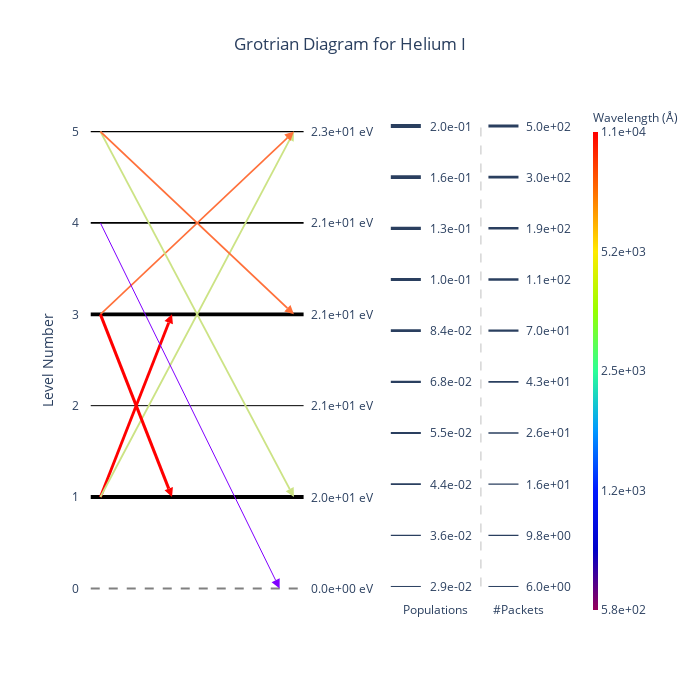

Notebook source saved alongside this figure:
### Code cell
diag = GrotrianWidget.from_simulation(sim)
diag.set_ion(2, 0) # He I
diag.display()

### Figure 1 — Plotly figure (JSON) as saved in the notebook; plotly's stock layout.template omitted (floating-point values rounded to 4 significant figures)
{"data": [{"hovertemplate": "Energy: 0.00e+00 eV<br>Population: 0.00e+00<extra></extra>", "line": {"color": "grey", "dash": "dash"}, "mode": "lines", "showlegend": false, "type": "scatter", "x": [-0.05, 0.07222, 0.1944, 0.3167, 0.4389, 0.5611, 0.6833, 0.8056, 0.9278, 1.05], "xaxis": "x", "y": [0, 0, 0, 0, 0, 0, 0, 0, 0, 0], "yaxis": "y"}, {"hovertemplate": "Energy: 1.98e+01 eV<br>Population: 1.96e-01<extra></extra>", "line": {"color": "black", "width": 4}, "mode": "lines", "showlegend": false, "type": "scatter", "x": [-0.05, 0.07222, 0.1944, 0.3167, 0.4389, 0.5611, 0.6833, 0.8056, 0.9278, 1.05], "xaxis": "x", "y": [1, 1, 1, 1, 1, 1, 1, 1, 1, 1], "yaxis": "y"}, {"hovertemplate": "Energy: 2.06e+01 eV<br>Population: 2.89e-02<extra></extra>", "line": {"color": "black", "width": 1}, "mode": "lines", "showlegend": false, "type": "scatter", "x": [-0.05, 0.07222, 0.1944, 0.3167, 0.4389, 0.5611, 0.6833, 0.8056, 0.9278, 1.05], "xaxis": "x", "y": [2, 2, 2, 2, 2, 2, 2, 2, 2, 2], "yaxis": "y"}, {"hovertemplate": "Energy: 2.10e+01 eV<br>Population: 1.82e-01<extra></extra>", "line": {"color": "black", "width": 3.886}, "mode": "lines", "showlegend": false, "type": "scatter", "x": [-0.05, 0.07222, 0.1944, 0.3167, 0.4389, 0.5611, 0.6833, 0.8056, 0.9278, 1.05], "xaxis": "x", "y": [3, 3, 3, 3, 3, 3, 3, 3, 3, 3], "yaxis": "y"}, {"hovertemplate": "Energy: 2.12e+01 eV<br>Population: 4.68e-02<extra></extra>", "line": {"color": "black", "width": 1.756}, "mode": "lines", "showlegend": false, "type": "scatter", "x": [-0.05, 0.07222, 0.1944, 0.3167, 0.4389, 0.5611, 0.6833, 0.8056, 0.9278, 1.05], "xaxis": "x", "y": [4, 4, 4, 4, 4, 4, 4, 4, 4, 4], "yaxis": "y"}, {"hovertemplate": "Energy: 2.29e+01 eV<br>Population: 3.28e-02<extra></extra>", "line": {"color": "black", "width": 1.201}, "mode": "lines", "showlegend": false, "type": "scatter", "x": [-0.05, 0.07222, 0.1944, 0.3167, 0.4389, 0.5611, 0.6833, 0.8056, 0.9278, 1.05], "xaxis": "x", "y": [5, 5, 5, 5, 5, 5, 5, 5, 5, 5], "yaxis": "y"}, {"hovertemplate": "Count: 360<br>Wavelength: 1.08e+04 Å<extra></extra>", "line": {"color": "#ff0000", "width": 2.856}, "marker": {"angleref": "previous", "color": "#ff0000", "size": 9, "symbol": "arrow-bar-up"}, "type": "scatter", "x": [0, 0.37], "xaxis": "x", "y": [1, 3], "yaxis": "y"}, {"hovertemplate": "Count: 38<br>Wavelength: 3.89e+03 Å<extra></extra>", "line": {"color": "#cce385", "width": 1.837}, "marker": {"angleref": "previous", "color": "#cce385", "size": 9, "symbol": "arrow-bar-up"}, "type": "scatter", "x": [0, 1], "xaxis": "x", "y": [1, 5], "yaxis": "y"}, {"hovertemplate": "Count: 23<br>Wavelength: 7.07e+03 Å<extra></extra>", "line": {"color": "#ff703a", "width": 1.609}, "marker": {"angleref": "previous", "color": "#ff703a", "size": 9, "symbol": "arrow-bar-up"}, "type": "scatter", "x": [0, 1], "xaxis": "x", "y": [3, 5], "yaxis": "y"}, {"hovertemplate": "Count: 6<br>Wavelength: 5.84e+02 Å<extra></extra>", "line": {"color": "#8000ff", "width": 1}, "marker": {"angleref": "previous", "color": "#8000ff", "size": 9, "symbol": "arrow-bar-up"}, "type": "scatter", "x": [0, 0.926], "xaxis": "x", "y": [4, 0], "yaxis": "y"}, {"hovertemplate": "Count: 495<br>Wavelength: 1.08e+04 Å<extra></extra>", "line": {"color": "#ff0000", "width": 3}, "marker": {"angleref": "previous", "color": "#ff0000", "size": 9, "symbol": "arrow-bar-up"}, "type": "scatter", "x": [0, 0.37], "xaxis": "x", "y": [3, 1], "yaxis": "y"}, {"hovertemplate": "Count: 42<br>Wavelength: 3.89e+03 Å<extra></extra>", "line": {"color": "#cce385", "width": 1.882}, "marker": {"angleref": "previous", "color": "#cce385", "size": 9, "symbol": "arrow-bar-up"}, "type": "scatter", "x": [0, 1], "xaxis": "x", "y": [5, 1], "yaxis": "y"}, {"hovertemplate": "Count: 38<br>Wavelength: 7.07e+03 Å<extra></extra>", "line": {"color": "#ff703a", "width": 1.837}, "marker": {"angleref": "previous", "color": "#ff703a", "size": 9, "symbol": "arrow-bar-up"}, "type": "scatter", "x": [0, 1], "xaxis": "x", "y": [5, 3], "yaxis": "y"}, {"hoverinfo": "none", "mode": "none", "type": "scatter", "x": [0, 1], "xaxis": "x2", "y": [1, 1], "yaxis": "y2"}, {"hoverinfo": "none", "marker": {"cmax": 4.035, "cmin": 2.767, "colorbar": {"outlinewidth": 0, "thickness": 5, "ticktext": ["5.8e+02", "1.2e+03", "2.5e+03", "5.2e+03", "1.1e+04"], "tickvals": [2.767, 3.084, 3.401, 3.718, 4.035], "title": {"font": {"size": 12}, "text": "Wavelength (Å)"}}, "colorscale": [[0, "rgb(150,0,90)"], [0.125, "rgb(0,0,200)"], [0.25, "rgb(0,25,255)"], [0.375, "rgb(0,152,255)"], [0.5, "rgb(44,255,150)"], [0.625, "rgb(151,255,0)"], [0.75, "rgb(255,234,0)"], [0.875, "rgb(255,111,0)"], [1, "rgb(255,0,0)"]], "showscale": true}, "mode": "markers", "type": "scatter", "x": [null], "xaxis": "x2", "y": [null], "yaxis": "y2"}], "layout": {"annotations": [{"showarrow": false, "text": "0.0e+00 eV", "x": 1.25, "xref": "x", "y": 0}, {"showarrow": false, "text": "2.0e+01 eV", "x": 1.25, "xref": "x", "y": 1}, {"showarrow": false, "text": "2.1e+01 eV", "x": 1.25, "xref": "x", "y": 2}, {"showarrow": false, "text": "2.1e+01 eV", "x": 1.25, "xref": "x", "y": 3}, {"showarrow": false, "text": "2.1e+01 eV", "x": 1.25, "xref": "x", "y": 4}, {"showarrow": false, "text": "2.3e+01 eV", "x": 1.25, "xref": "x", "y": 5}, {"showarrow": false, "text": "2.9e-02", "x": 0.5, "xref": "x2", "y": 0, "yref": "y2"}, {"showarrow": false, "text": "3.6e-02", "x": 0.5, "xref": "x2", "y": 0.1111, "yref": "y2"}, {"showarrow": false, "text": "4.4e-02", "x": 0.5, "xref": "x2", "y": 0.2222, "yref": "y2"}, {"showarrow": false, "text": "5.5e-02", "x": 0.5, "xref": "x2", "y": 0.3333, "yref": "y2"}, {"showarrow": false, "text": "6.8e-02", "x": 0.5, "xref": "x2", "y": 0.4444, "yref": "y2"}, {"showarrow": false, "text": "8.4e-02", "x": 0.5, "xref": "x2", "y": 0.5556, "yref": "y2"}, {"showarrow": false, "text": "1.0e-01", "x": 0.5, "xref": "x2", "y": 0.6667, "yref": "y2"}, {"showarrow": false, "text": "1.3e-01", "x": 0.5, "xref": "x2", "y": 0.7778, "yref": "y2"}, {"showarrow": false, "text": "1.6e-01", "x": 0.5, "xref": "x2", "y": 0.8889, "yref": "y2"}, {"showarrow": false, "text": "2.0e-01", "x": 0.5, "xref": "x2", "y": 1, "yref": "y2"}, {"showarrow": false, "text": "Populations", "x": 0.4, "xref": "x2", "y": -0.05, "yref": "y2"}, {"showarrow": false, "text": "6.0e+00", "x": 1.15, "xref": "x2", "y": 0, "yref": "y2"}, {"showarrow": false, "text": "9.8e+00", "x": 1.15, "xref": "x2", "y": 0.1111, "yref": "y2"}, {"showarrow": false, "text": "1.6e+01", "x": 1.15, "xref": "x2", "y": 0.2222, "yref": "y2"}, {"showarrow": false, "text": "2.6e+01", "x": 1.15, "xref": "x2", "y": 0.3333, "yref": "y2"}, {"showarrow": false, "text": "4.3e+01", "x": 1.15, "xref": "x2", "y": 0.4444, "yref": "y2"}, {"showarrow": false, "text": "7.0e+01", "x": 1.15, "xref": "x2", "y": 0.5556, "yref": "y2"}, {"showarrow": false, "text": "1.1e+02", "x": 1.15, "xref": "x2", "y": 0.6667, "yref": "y2"}, {"showarrow": false, "text": "1.9e+02", "x": 1.15, "xref": "x2", "y": 0.7778, "yref": "y2"}, {"showarrow": false, "text": "3.0e+02", "x": 1.15, "xref": "x2", "y": 0.8889, "yref": "y2"}, {"showarrow": false, "text": "5.0e+02", "x": 1.15, "xref": "x2", "y": 1, "yref": "y2"}, {"showarrow": false, "text": "#Packets", "x": 0.95, "xref": "x2", "y": -0.05, "yref": "y2"}], "autosize": false, "height": 700, "plot_bgcolor": "white", "shapes": [{"line": {"width": 1}, "type": "line", "x0": 0.1, "x1": 0.3, "xref": "x2", "y0": 0, "y1": 0, "yref": "y2"}, {"line": {"width": 1.333}, "type": "line", "x0": 0.1, "x1": 0.3, "xref": "x2", "y0": 0.1111, "y1": 0.1111, "yref": "y2"}, {"line": {"width": 1.667}, "type": "line", "x0": 0.1, "x1": 0.3, "xref": "x2", "y0": 0.2222, "y1": 0.2222, "yref": "y2"}, {"line": {"width": 2}, "type": "line", "x0": 0.1, "x1": 0.3, "xref": "x2", "y0": 0.3333, "y1": 0.3333, "yref": "y2"}, {"line": {"width": 2.333}, "type": "line", "x0": 0.1, "x1": 0.3, "xref": "x2", "y0": 0.4444, "y1": 0.4444, "yref": "y2"}, {"line": {"width": 2.667}, "type": "line", "x0": 0.1, "x1": 0.3, "xref": "x2", "y0": 0.5556, "y1": 0.5556, "yref": "y2"}, {"line": {"width": 3}, "type": "line", "x0": 0.1, "x1": 0.3, "xref": "x2", "y0": 0.6667, "y1": 0.6667, "yref": "y2"}, {"line": {"width": 3.333}, "type": "line", "x0": 0.1, "x1": 0.3, "xref": "x2", "y0": 0.7778, "y1": 0.7778, "yref": "y2"}, {"line": {"width": 3.667}, "type": "line", "x0": 0.1, "x1": 0.3, "xref": "x2", "y0": 0.8889, "y1": 0.8889, "yref": "y2"}, {"line": {"width": 4}, "type": "line", "x0": 0.1, "x1": 0.3, "xref": "x2", "y0": 1, "y1": 1, "yref": "y2"}, {"line": {"color": "grey", "dash": "dash", "width": 0.5}, "type": "line", "x0": 0.7, "x1": 0.7, "xref": "x2", "y0": 0, "y1": 1, "yref": "y2"}, {"line": {"width": 1}, "type": "line", "x0": 0.75, "x1": 0.95, "xref": "x2", "y0": 0, "y1": 0, "yref": "y2"}, {"line": {"width": 1.222}, "type": "line", "x0": 0.75, "x1": 0.95, "xref": "x2", "y0": 0.1111, "y1": 0.1111, "yref": "y2"}, {"line": {"width": 1.444}, "type": "line", "x0": 0.75, "x1": 0.95, "xref": "x2", "y0": 0.2222, "y1": 0.2222, "yref": "y2"}, {"line": {"width": 1.667}, "type": "line", "x0": 0.75, "x1": 0.95, "xref": "x2", "y0": 0.3333, "y1": 0.3333, "yref": "y2"}, {"line": {"width": 1.889}, "type": "line", "x0": 0.75, "x1": 0.95, "xref": "x2", "y0": 0.4444, "y1": 0.4444, "yref": "y2"}, {"line": {"width": 2.111}, "type": "line", "x0": 0.75, "x1": 0.95, "xref": "x2", "y0": 0.5556, "y1": 0.5556, "yref": "y2"}, {"line": {"width": 2.333}, "type": "line", "x0": 0.75, "x1": 0.95, "xref": "x2", "y0": 0.6667, "y1": 0.6667, "yref": "y2"}, {"line": {"width": 2.556}, "type": "line", "x0": 0.75, "x1": 0.95, "xref": "x2", "y0": 0.7778, "y1": 0.7778, "yref": "y2"}, {"line": {"width": 2.778}, "type": "line", "x0": 0.75, "x1": 0.95, "xref": "x2", "y0": 0.8889, "y1": 0.8889, "yref": "y2"}, {"line": {"width": 3}, "type": "line", "x0": 0.75, "x1": 0.95, "xref": "x2", "y0": 1, "y1": 1, "yref": "y2"}], "showlegend": false, "title": {"text": "Grotrian Diagram for Helium I", "x": 0.5}, "width": 700, "xaxis": {"anchor": "y", "automargin": true, "domain": [0, 0.6], "showgrid": false, "showticklabels": false}, "xaxis2": {"anchor": "y2", "domain": [0.6, 1], "showticklabels": false}, "yaxis": {"anchor": "x", "domain": [0, 1], "range": [0, null], "showgrid": false, "title": {"text": "Level Number"}}, "yaxis2": {"anchor": "x2", "domain": [0, 1], "showticklabels": false}}}
